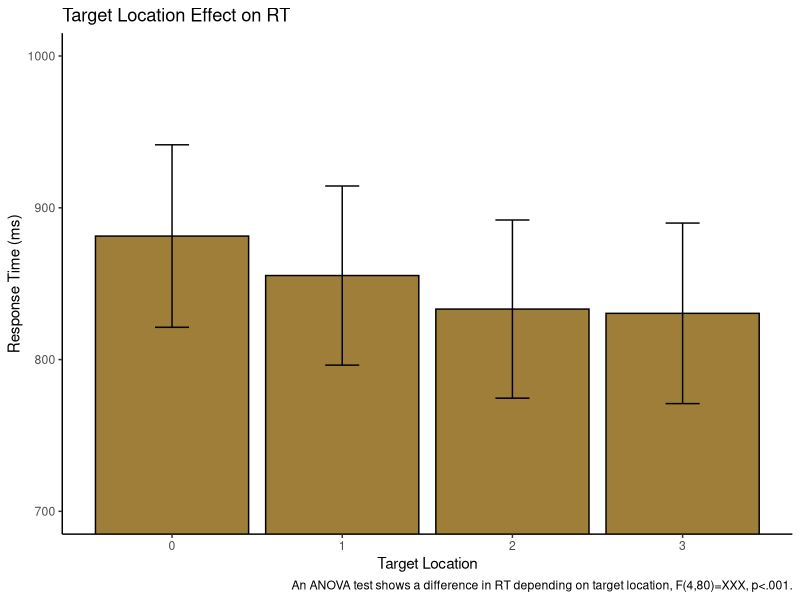

Write R code to recreate this figure. (Note: this script raises an error after producing the figure.)
## ---- chunk 1
library(tidyverse) 
library(tidyr)
library(rstatix)
library(data.table)
## ---- chunk 2

pilot <- read_csv("p02/pilot_final.csv", show_col_types = FALSE)

pilot$RT <- pilot$RT *1000
  
## ---- chunk 3

block_num <- rep(c(1,2,3,4,5,6,7,8), each=60, times=21)
pilot <- cbind(pilot, block_num)

## ---- chunk 4

pilot <- pilot %>%
  mutate(relative_target=
           case_when(target_loc=="loc1" & high_prob==1 ~ 0,
                     target_loc=="loc2" & high_prob==1 ~ 1,
                     target_loc=="loc3" & high_prob==1 ~ 2,
                     target_loc=="loc4" & high_prob==1 ~ 3,
                     target_loc=="loc5" & high_prob==1 ~ 2,
                     target_loc=="loc6" & high_prob==1 ~ 1,
                     target_loc=="loc1" & high_prob==2 ~ 1,
                     target_loc=="loc2" & high_prob==2 ~ 0,
                     target_loc=="loc3" & high_prob==2 ~ 1,
                     target_loc=="loc4" & high_prob==2 ~ 2,
                     target_loc=="loc5" & high_prob==2 ~ 3,
                     target_loc=="loc6" & high_prob==2 ~ 2,
                     target_loc=="loc1" & high_prob==3 ~ 2,
                     target_loc=="loc2" & high_prob==3 ~ 1,
                     target_loc=="loc3" & high_prob==3 ~ 0,
                     target_loc=="loc4" & high_prob==3 ~ 1,
                     target_loc=="loc5" & high_prob==3 ~ 2,
                     target_loc=="loc6" & high_prob==3 ~ 3,
                     target_loc=="loc1" & high_prob==4 ~ 3,
                     target_loc=="loc2" & high_prob==4 ~ 2,
                     target_loc=="loc3" & high_prob==4 ~ 1,
                     target_loc=="loc4" & high_prob==4 ~ 0,
                     target_loc=="loc5" & high_prob==4 ~ 1,
                     target_loc=="loc6" & high_prob==4 ~ 2,
                     target_loc=="loc1" & high_prob==5 ~ 2,
                     target_loc=="loc2" & high_prob==5 ~ 3,
                     target_loc=="loc3" & high_prob==5 ~ 2,
                     target_loc=="loc4" & high_prob==5 ~ 1,
                     target_loc=="loc5" & high_prob==5 ~ 0,
                     target_loc=="loc6" & high_prob==5 ~ 1,
                     target_loc=="loc1" & high_prob==6 ~ 1,
                     target_loc=="loc2" & high_prob==6 ~ 2,
                     target_loc=="loc3" & high_prob==6 ~ 3,
                     target_loc=="loc4" & high_prob==6 ~ 2,
                     target_loc=="loc5" & high_prob==6 ~ 1,
                     target_loc=="loc6" & high_prob==6 ~ 0,))

## ---- chunk 5

target_means <- pilot %>%
  group_by(relative_target) %>%
  filter(acc==100) %>%
  summarize(mean_rts=mean(RT),
            sd_rt=sd(RT),
            n_rt=21,
            se=sd_rt/sqrt(n_rt),
            upper_limit=mean_rts+se,
            lower_limit=mean_rts-se
  )
target_means

## ---- chunk 6
ggplot(data = target_means, aes(x = relative_target, y = mean_rts)) +
  geom_bar(stat = "identity", fill="#9E7E38", color='#000000') +
  geom_errorbar(aes(ymin=lower_limit, ymax=upper_limit), width=0.2)+
  coord_cartesian(ylim = c(700,1000))+
  theme_classic()+
  labs(x = "Target Location", y = "Response Time (ms)")+
  labs(title = "Target Location Effect on RT")+
  labs(caption = "An ANOVA test shows a difference in RT depending on target location, F(4,80)=XXX, p<.001.")
  
## ---- chunk 7

space <- pilot %>%
  group_by(ID, relative_hp_dist) %>%
  filter(acc==100) %>%
  summarize(rts = mean(RT),
            )
space
  
## ---- chunk 8

space_anova <- setDT(space)
space_anova <- dcast(space_anova,ID~relative_hp_dist,value.var='rts')

## ---- chunk 9

#first identify outliers - not sure what to do with them anyway so overall just ignore? maybe reason enough to get rid of ppt 11?
space %>%
  group_by(relative_hp_dist) %>%
  identify_outliers(rts)


#testing the normality assumption -- data is not normally distributed because some conditions have a p-value less than .05
space %>%
  group_by(relative_hp_dist) %>%
  shapiro_test(rts)

## ---- chunk 10

res.aov <- anova_test(data = space, dv = rts, wid = ID, within = relative_hp_dist)
get_anova_table(res.aov)

## ---- chunk 11
space <- pilot %>%
  group_by(ID, block_num, relative_hp_dist) %>%
  filter(acc==100) %>%
  summarize(rts = mean(RT),
            )

space$rts <- space$rts *1000

## ---- chunk 12

space_anova <- setDT(space)
space_anova <- dcast(space_anova,ID+block_num~relative_hp_dist,value.var='rts')

## ---- chunk 13

space_anova <- space_anova %>%
  mutate(low_prob = (dist_1+dist_2+dist_3)/3) %>%
  mutate(difference = (low_prob-dist_0))



## ---- chunk 14
ggplot(data = space_anova,aes(x=block_num, y=difference, group=ID))+
  geom_line(aes(color=ID))+
  geom_point()
  

## ---- chunk 15
space2 <- pilot %>%
  group_by(block_num, relative_hp_dist) %>%
  filter(acc==100) %>%
  summarize(rts = mean(RT),
            )

space2$rts <- space2$rts *1000

## ---- chunk 16

space3 <- setDT(space2)
space3 <- dcast(space3,block_num~relative_hp_dist,value.var='rts')

space3 <- space3 %>%
  mutate(low_prob = (dist_1+dist_2+dist_3)/3) %>%
  mutate(difference = (low_prob-dist_0))

## ---- chunk 17
ggplot(data = space3,aes(x=block_num, y=difference))+
  geom_line(aes(color="red"))+
  geom_point()
